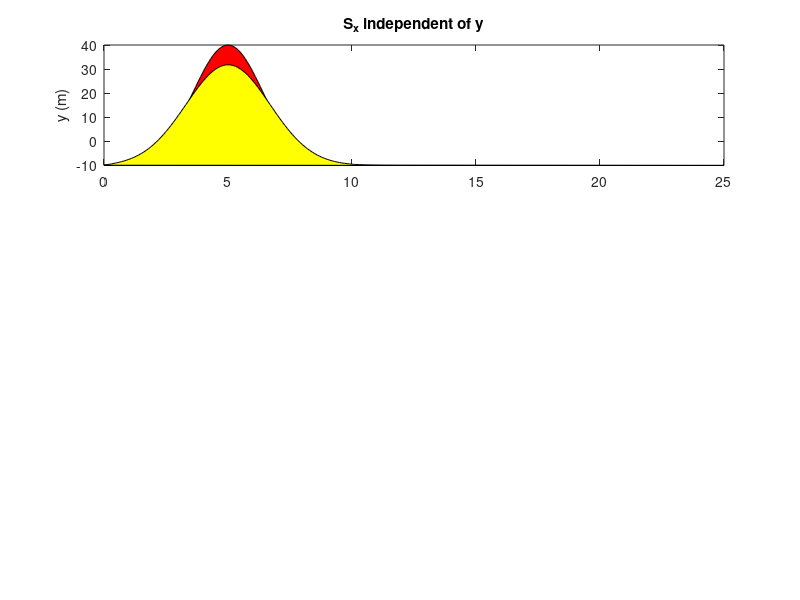
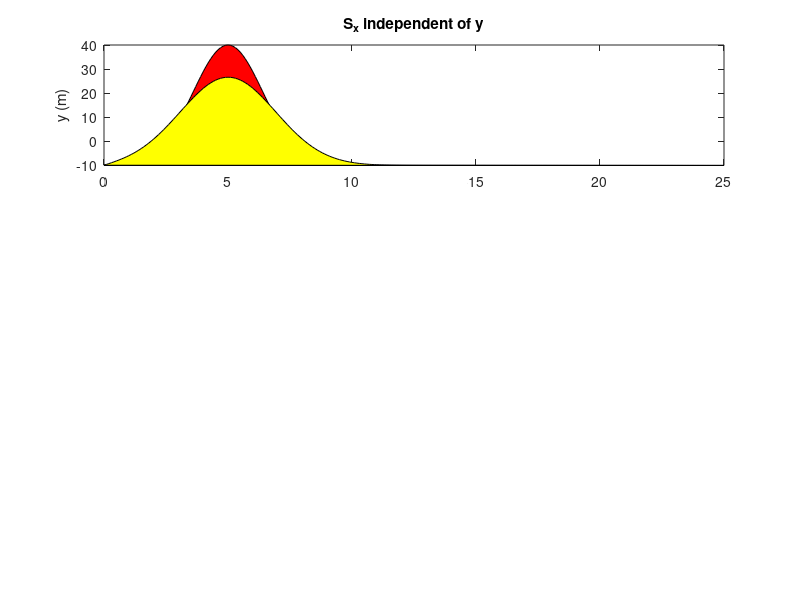
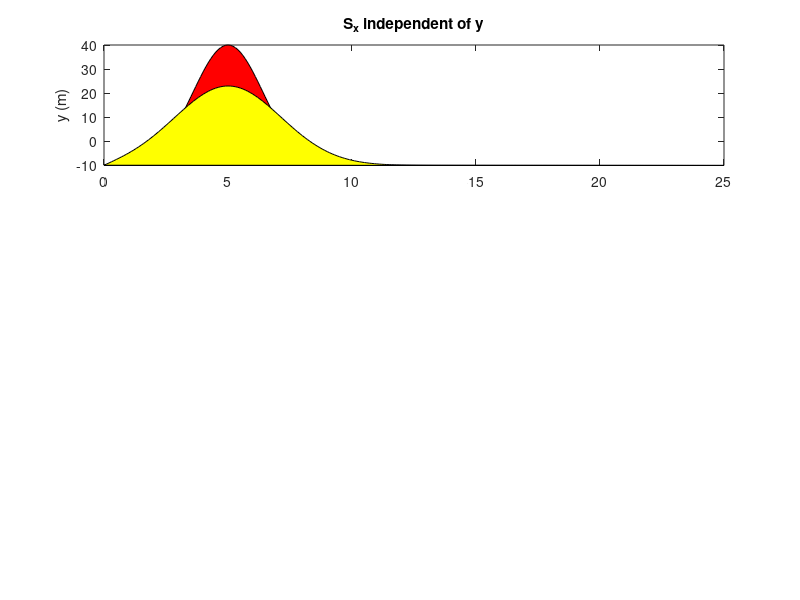
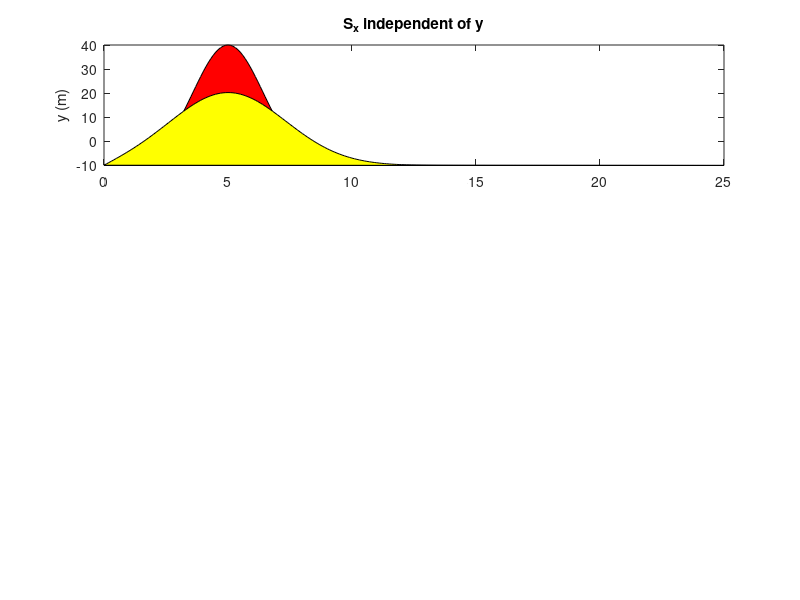

The MATLAB source for these figures, in order: (Note: a time limit stopped this script after it produced the figures.)
clear all;close all;
%% Input
phi0=pi/12;
Bd=200;B=50;L=2000;x0=5000
dt=0.01;
dx=100;
sx=500000;
d=10;
nt=50/dt
x=0:dx:25000
nx=length(x);
%% Initialise white figure
figure(1);
set(gcf,'color','w')
hold on
%% Run three different cases
for j=1:3
    %% Define initial disturbance: gaussian hump
    for i=1:nx
        y(i)=-.2*B+B*exp(-(x(i)-x0)^2/L^2);
    end
    y0=y;
    subplot(3,1,j)
    %% Start time loop
    for it=2:nt
        for i=1:nx-1
            %% Compute coast angle
            phic(i)=atan((y(i+1)-y(i))/dx);
            %% Compute influence factor coastline position
            if j==1
                fac(i)=1;
            elseif j==2
                fac(i)=y(i)/Bd+1;
            else
                fac(i)=max(min(y(i)/Bd+1,1),0);
            end
            %% Compute transport rate
            Sx(i)=sx*sin(2*(phi0-phic(i)))*fac(i);
        end
        Sx(nx)=Sx(nx-1);
        %% Compute rate of change of coastline position and new coastline
        for i=2:nx
            dydt(i)=-1/d*(Sx(i)-Sx(i-1))/dx;
            y(i)=y(i)+dydt(i)*dt;
        end
        if mod(it,500)==0
            fill(x/1000,y0,'r');hold on;fill(x/1000,y,'y');hold off %axis equal
            ylabel('y (m)')
            if j==1
                title('S_x independent of y')
            elseif j==2
                title('S_x=S_{x0}(y/B_d+1)')
            else
                title('S_x=S_{x0}[min(y/B_d+1,1)]')
                xlabel('longshore distance (km)')
            end
            drawnow;
            print('-dpng',[num2str(j*100+it/500),'.png'])
        end
    end
    fill(x/1000,y0,'r');hold on;fill(x/1000,y,'y'); %axis equal
    plot(x/1000,y,'k','linewidth',2);hold off
            ylabel('y (m)')
            if j==1
                title('S_x independent of y')
            elseif j==2
                title('S_x=S_{x0}(y/B_{d}+1)')
            else
                title('S_x=S_{x0}[min(y/B_d+1,1)]')
                xlabel('longshore distance (km)')
            end
    print('-dpng',[num2str(j*100+it/500+1),'.png'])
end
